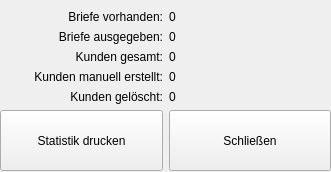
<?xml version="1.0" encoding="UTF-8"?>
<ui version="4.0">
 <class>StatisticsDialog</class>
 <widget class="QMainWindow" name="StatisticsDialog">
  <property name="geometry">
   <rect>
    <x>0</x>
    <y>0</y>
    <width>331</width>
    <height>172</height>
   </rect>
  </property>
  <property name="windowTitle">
   <string>Statistik</string>
  </property>
  <widget class="QWidget" name="centralwidget">
   <widget class="QWidget" name="gridLayoutWidget">
    <property name="geometry">
     <rect>
      <x>0</x>
      <y>10</y>
      <width>331</width>
      <height>161</height>
     </rect>
    </property>
    <layout class="QGridLayout" name="gridLayout">
     <item row="0" column="0">
      <widget class="QLabel" name="label">
       <property name="sizePolicy">
        <sizepolicy hsizetype="Preferred" vsizetype="Fixed">
         <horstretch>0</horstretch>
         <verstretch>0</verstretch>
        </sizepolicy>
       </property>
       <property name="text">
        <string>Briefe vorhanden:</string>
       </property>
       <property name="alignment">
        <set>Qt::AlignRight|Qt::AlignTrailing|Qt::AlignVCenter</set>
       </property>
      </widget>
     </item>
     <item row="0" column="1">
      <widget class="QLabel" name="lblLettersTotal">
       <property name="sizePolicy">
        <sizepolicy hsizetype="Preferred" vsizetype="Preferred">
         <horstretch>0</horstretch>
         <verstretch>0</verstretch>
        </sizepolicy>
       </property>
       <property name="text">
        <string>0</string>
       </property>
      </widget>
     </item>
     <item row="2" column="0">
      <widget class="QLabel" name="label_4">
       <property name="sizePolicy">
        <sizepolicy hsizetype="Preferred" vsizetype="Fixed">
         <horstretch>0</horstretch>
         <verstretch>0</verstretch>
        </sizepolicy>
       </property>
       <property name="text">
        <string>Kunden gesamt:</string>
       </property>
       <property name="alignment">
        <set>Qt::AlignRight|Qt::AlignTrailing|Qt::AlignVCenter</set>
       </property>
      </widget>
     </item>
     <item row="1" column="0">
      <widget class="QLabel" name="label_3">
       <property name="sizePolicy">
        <sizepolicy hsizetype="Preferred" vsizetype="Fixed">
         <horstretch>0</horstretch>
         <verstretch>0</verstretch>
        </sizepolicy>
       </property>
       <property name="text">
        <string>Briefe ausgegeben:</string>
       </property>
       <property name="alignment">
        <set>Qt::AlignRight|Qt::AlignTrailing|Qt::AlignVCenter</set>
       </property>
      </widget>
     </item>
     <item row="3" column="0">
      <widget class="QLabel" name="label_2">
       <property name="sizePolicy">
        <sizepolicy hsizetype="Preferred" vsizetype="Fixed">
         <horstretch>0</horstretch>
         <verstretch>0</verstretch>
        </sizepolicy>
       </property>
       <property name="text">
        <string>Kunden manuell erstellt:</string>
       </property>
       <property name="alignment">
        <set>Qt::AlignRight|Qt::AlignTrailing|Qt::AlignVCenter</set>
       </property>
      </widget>
     </item>
     <item row="4" column="0">
      <widget class="QLabel" name="label_5">
       <property name="sizePolicy">
        <sizepolicy hsizetype="Preferred" vsizetype="Fixed">
         <horstretch>0</horstretch>
         <verstretch>0</verstretch>
        </sizepolicy>
       </property>
       <property name="text">
        <string>Kunden gelöscht:</string>
       </property>
       <property name="alignment">
        <set>Qt::AlignRight|Qt::AlignTrailing|Qt::AlignVCenter</set>
       </property>
      </widget>
     </item>
     <item row="1" column="1">
      <widget class="QLabel" name="lblLettersOutgo">
       <property name="text">
        <string>0</string>
       </property>
      </widget>
     </item>
     <item row="2" column="1">
      <widget class="QLabel" name="lblUsersTotal">
       <property name="text">
        <string>0</string>
       </property>
      </widget>
     </item>
     <item row="3" column="1">
      <widget class="QLabel" name="lblUsersManual">
       <property name="text">
        <string>0</string>
       </property>
      </widget>
     </item>
     <item row="4" column="1">
      <widget class="QLabel" name="lblUserDeleted">
       <property name="text">
        <string>0</string>
       </property>
      </widget>
     </item>
     <item row="5" column="0">
      <widget class="QPushButton" name="btnPrint">
       <property name="sizePolicy">
        <sizepolicy hsizetype="Preferred" vsizetype="Preferred">
         <horstretch>0</horstretch>
         <verstretch>0</verstretch>
        </sizepolicy>
       </property>
       <property name="text">
        <string>Statistik drucken</string>
       </property>
      </widget>
     </item>
     <item row="5" column="1">
      <widget class="QPushButton" name="btnClose">
       <property name="sizePolicy">
        <sizepolicy hsizetype="Preferred" vsizetype="Preferred">
         <horstretch>0</horstretch>
         <verstretch>0</verstretch>
        </sizepolicy>
       </property>
       <property name="text">
        <string>Schließen</string>
       </property>
      </widget>
     </item>
    </layout>
   </widget>
  </widget>
 </widget>
 <resources/>
 <connections>
  <connection>
   <sender>btnClose</sender>
   <signal>clicked()</signal>
   <receiver>StatisticsDialog</receiver>
   <slot>close()</slot>
   <hints>
    <hint type="sourcelabel">
     <x>249</x>
     <y>216</y>
    </hint>
    <hint type="destinationlabel">
     <x>165</x>
     <y>117</y>
    </hint>
   </hints>
  </connection>
 </connections>
</ui>
